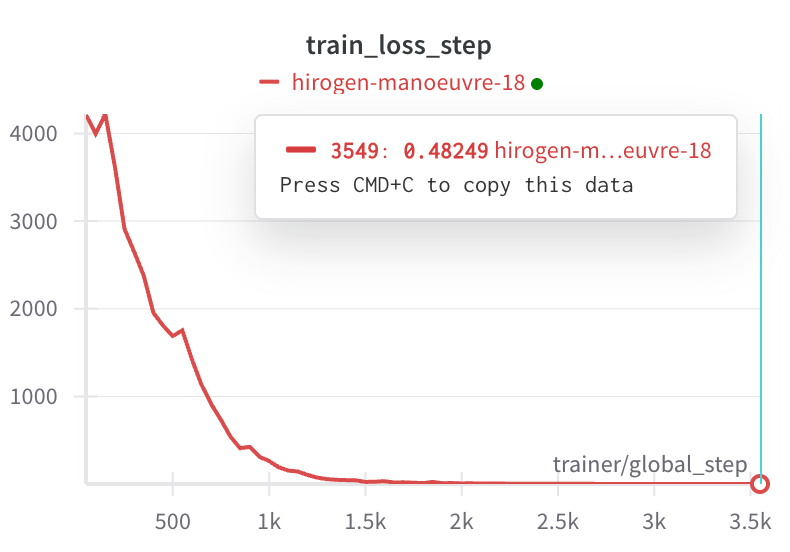
#> input picture image-1.png, 790 x 552 px
$ python -i transforms.py   (imports and definitions only)
#> lines starting #> are read from the running program, lines starting #| are printed output that depends on the picture
# -*- coding: utf-8 -*-
# @Time    :   2024/07/09 11:43:39
# @Author  :   lixumin1030@gmail.com
# @FileName:   transforms.py


import albumentations as alb
# from albumentations.pytorch import ToTensorV2
import cv2
import numpy as np
from PIL import Image, ImageDraw, ImageOps, ImageFont, ImageFilter
import random
import string
import os
import io

FONT_PATH = ""

# [44 lines left out: functions alb_wrapper, Image2cv2, cv22Image, bytes2Image, cv2ImageToBytes, not called in this run]
################################################################################################

class ResizeIfNeeded(alb.ImageOnlyTransform):
    # [29 lines left out: functions __init__, apply, not called in this run]

################################################################################################

class ResizeIfMaxSideExceeds(alb.ImageOnlyTransform):
    def __init__(self, max_size, always_apply=False, p=1.0):
        super(ResizeIfMaxSideExceeds, self).__init__(always_apply, p)
        self.max_size = max_size

    # [14 lines left out: function apply, not called in this run]

################################################################################################

class ConditionalRandomScale(alb.ImageOnlyTransform):
    # [16 lines left out: functions __init__, apply, not called in this run]

################################################################################################

class Line_blur(alb.ImageOnlyTransform):
    def __init__(self, always_apply=False, p=1.0):
        super(Line_blur, self).__init__(always_apply, p)


    # [82 lines left out: functions apply, apply_watermark, put_text_husky, not called in this run]

import random

# [32 lines left out: functions generate_random_chinese_char, generate_balanced_watermark_text, not called in this run]

class watermark(alb.ImageOnlyTransform):
    """
    """

    def __init__(self, always_apply=False, p=0.5):
        super().__init__(always_apply=always_apply, p=p)

    # [56 lines left out: functions apply, generate_random_rgb, add_random_shadows, not called in this run]

class add_shadown(alb.ImageOnlyTransform):
    """
    """

    def __init__(self, always_apply=False, p=0.5):
        super().__init__(always_apply=always_apply, p=p)

    # [4 lines left out: function apply, not called in this run]
    ################################################################################################

class Crop_image(alb.ImageOnlyTransform):
    """
    """

    def __init__(self, always_apply=False, p=0.5):
        super().__init__(always_apply=always_apply, p=p)

    # [16 lines left out: functions apply, crop_image, not called in this run]
################################################################################################

class Random_Crop_image(alb.ImageOnlyTransform):
    """
    """

    def __init__(self, always_apply=False, p=0.5):
        super().__init__(always_apply=always_apply, p=p)

    # [4 lines left out: function apply, not called in this run]

def random_crop_image(image):
    img_data = image.copy()
    h, w = img_data.shape[:2]
    y_min = 0
    y_max = np.random.randint(int(h*0.5), int(h*0.8))
    x_min = 0
    x_max = np.random.randint(int(w*0.5), int(w*0.8))
    cropped_img = img_data[y_min:y_max, x_min:x_max]  # 裁剪后的前景图像
    ch, cw = cropped_img.shape[:2]  # 裁剪后图像的宽高

    bg_image = get_random_bg()
    bg_image = cv2.resize(bg_image, (w, h))

    # 定义原始图像的四个点（通常为矩形的四个角）
    pts1 = np.float32([[0, 0], [cw - 1, 0], [0, ch - 1], [cw - 1, ch - 1]])

    # 生成目标图像的四个随机点，保证点在图像内部，形成随机的透视效果
    margin = int(min([h, w])*0.2)  # 透视变换的边距
    pts2 = np.float32([[random.randint(0, margin), random.randint(0, margin)],
                       [random.randint(w - margin - 1, w - 1), random.randint(0, margin)],
                       [random.randint(0, margin), random.randint(h - margin - 1, h - 1)],
                       [random.randint(w - margin - 1, w - 1), random.randint(h - margin - 1, h - 1)]])

    # 生成透视变换矩阵
    matrix = cv2.getPerspectiveTransform(pts1, pts2)


    # 对前景图像进行透视变换
    warped_image = cv2.warpPerspective(cropped_img, matrix, (w, h))

    # 创建蒙版，检测透视变换后的图像中的非黑色区域
    gray_warped = cv2.cvtColor(warped_image, cv2.COLOR_BGR2GRAY)
    _, mask = cv2.threshold(gray_warped, 1, 255, cv2.THRESH_BINARY)

    # 反转蒙版，生成背景的蒙版区域
    mask_inv = cv2.bitwise_not(mask)

    # 提取背景图像中的对应区域
    background_part = cv2.bitwise_and(bg_image, bg_image, mask=mask_inv)

    # 提取透视变换后的前景图像中的非黑色部分
    foreground_part = cv2.bitwise_and(warped_image, warped_image, mask=mask)

    # 合成前景和背景
    result = cv2.add(background_part, foreground_part)

    return result

def get_random_bg():
    bg_image_name = os.listdir("/home/lixumin/project/local_dinov2/local_match/data/coco_20k")
    image = cv2.imread("/home/lixumin/project/local_dinov2/local_match/data/coco_20k/"+random.choice(bg_image_name))
    image = cv2.cvtColor(image, cv2.COLOR_BGR2RGB)
    return image

################################################################################################

class AddMoire(alb.ImageOnlyTransform):
    """
    """

    def __init__(self, always_apply=False, p=0.5):
        super().__init__(always_apply=always_apply, p=p)

    # [80 lines left out: functions apply, add_moire_pattern, apply_bulge_effect, not called in this run]
################################################################################################

class AddSimulate(alb.ImageOnlyTransform):
    """
    """

    def __init__(self, always_apply=False, p=0.5):
        super().__init__(always_apply=always_apply, p=p)

    # [56 lines left out: functions apply, simulate_realistic_glare, not called in this run]

################################################################################################
# [29 lines that did not run here, left out]


# [14 lines not run here, left out]

>>> import cv2
>>> picture = cv2.imread('../image-1.png', cv2.IMREAD_GRAYSCALE)
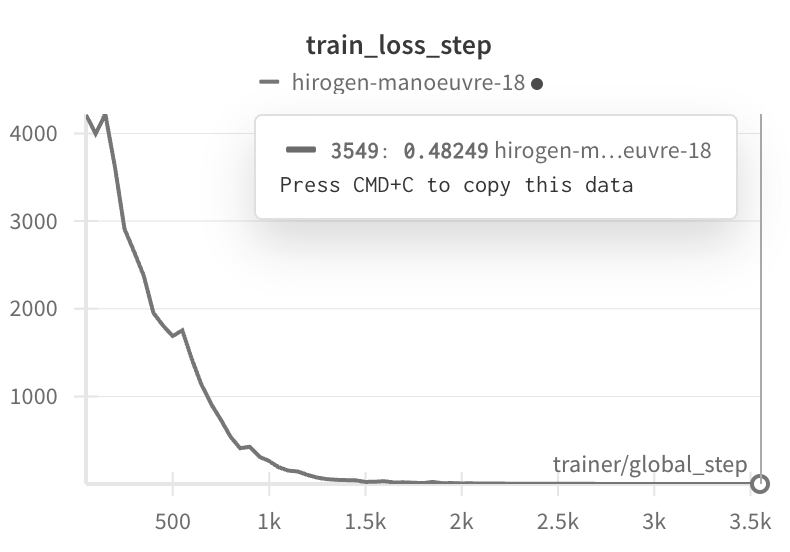
#> picture: shape (552, 790); min 51, max 255, mean 248.9
>>> result = random_crop_image(picture)
#> in random_crop_image, `cropped_img = img_data[y_min:y_max, x_min:x_max]`:
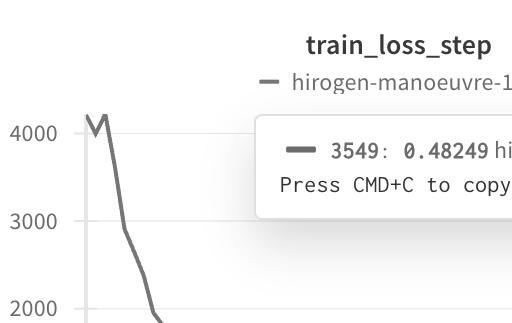
#> cropped_img: shape (323, 512); min 51, max 255, mean 247
#> (the run stopped early here; a loop or call above may not have finished)
